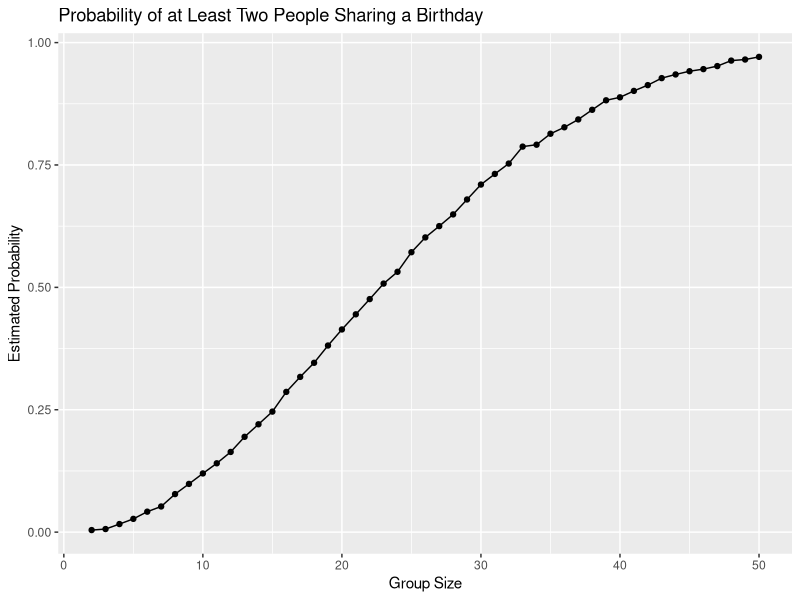

Generate this figure with R:
## ---- chunk 1
library(tidyverse)

set.seed(1236)
## ---- chunk 2
birthday_sim = function(n) {

  birthdays = sample(
    x = 1:365,
    size = n,
    replace = TRUE
  )

  shared_birthday = any(duplicated(birthdays))

  return(shared_birthday)
}
## ---- chunk 3
birthday_prob = function(n) {

  sim_results = map_lgl(
    1:10000,
    \(i) birthday_sim(n = n)
  )

  estimated_prob = mean(sim_results)

  return(estimated_prob)
}
## ---- chunk 4
birthday_df =
  tibble(group_size = 2:50) |>
  mutate(
    probability = map_dbl(group_size, birthday_prob)
  )

birthday_df |>
  knitr::kable(digits = 3)
## ---- chunk 5
birthday_df |>
  ggplot(aes(x = group_size, y = probability)) +
  geom_line() +
  geom_point() +
  labs(
    title = "Probability of at Least Two People Sharing a Birthday",
    x = "Group Size",
    y = "Estimated Probability"
  )
